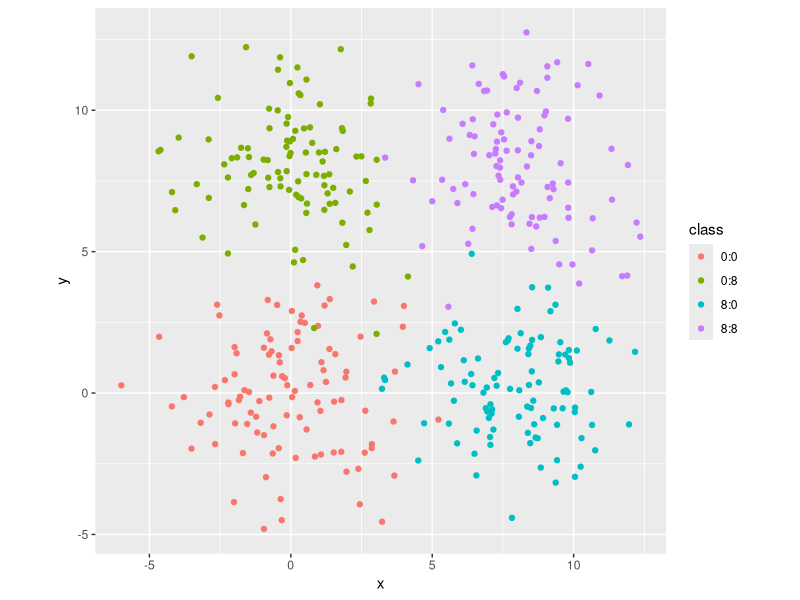

Generate this figure with R:
## ---- chunk 1
library("dplyr")
simdat = lapply(c(0,8), function(mx){

lapply(c(0,8), function(my){
tibble( x = rnorm(100, mean=mx, sd=2),
        y  = rnorm(100, mean=my, sd=2),
        class=paste(mx, my, sep=":"))

}) %>% bind_rows

}) %>% bind_rows
simdat
## ---- chunk 2
library("tidyverse")
simdatxy = simdat[, c("x", "y")]
ggplot(simdat, aes(x=x, y=y, col=class))+geom_point()+coord_fixed()
## ---- chunk 3
wss = tibble(k = 1:8, value = NA_real_)
wss$value[1] = sum(scale(simdatxy, scale=FALSE)^2)
for(i in 2:nrow(wss)){
km = kmeans(simdatxy, centers = wss$k[i])
wss

}
## ---- chunk 4
?tibble()
